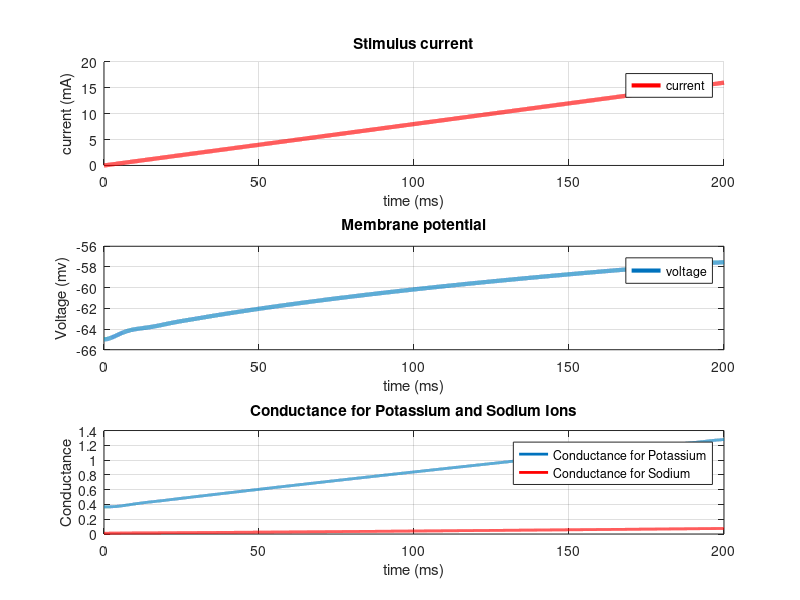

Reproduce this figure in MATLAB.
close all
clear all
clc

% Hodgkin Huxley simulation

%%%%%%%%%%%%%%%%%%%%%%%%%%%%%%%%%%%%%%%%%%%%%
%% I. Parameter %%%%%%%%%%%%%%%%%%%%%%%%%%%%%
simulationTime = 200; %in milliseconds
deltaT=.01;
t=0:deltaT:simulationTime;


%%%%%%%%%%%%%%%%%%%%%%%%%%%%%%%%%%%%%%%%%%%%
%% II. Specification of external current %%%
%I(1:1000) = 0; I(1001:2000) = 3; I(2001:numel(t)) = 0;

% in order to plot result of exercise 2.4 uncomment the following lines
%% rheobase
I = 0.08*t;

%% inhibitory rebound
%I(1:5000) = 0; I(5001:10000) = -3; I(10001:numel(t)) = 0;

%% resonant spiking
%I(1:5000) = 0; I(5001:6000) = 2.05; I(6001:7000) = 0; I(7001:8000) = 2.05; I(8001:9000) = 0; I(9001:10000) = 2.05; I(10001:11000) = 0; I(11001:12000) = 2.05; I(12001:numel(t)) = 0;

%%%%%%%%%%%%%%%%%%%%%%%%%%%%%%%%%%%%%%%%%%%%
%% III. Model parameter %%%%%%%%%%%%%%%%%%%%
gbar_K=36; gbar_Na=120; g_L=.3; % concutivities
E_K = -12; E_Na=115; E_L=10.6; % Nernst potentials
C=1; % membrane capacitance

%%%%%%%%%%%%%%%%%%%%%%%%%%%%%%%%%%%%%%%%%%%%
%% IV. Initial values for Euler %%%%%%%%%%%%
V=0; %Baseline voltage
alpha_n = ( (0.1-0.01*V) / (exp(1  -0.1*V)-1) ); % alpha n gate
alpha_m = ( (2.5- 0.1*V) / (exp(2.5-0.1*V)-1) ); % alpha m gate
alpha_h = 0.07*             exp(-V/20); % alpha h gate
beta_n  = 0.125*            exp(-V/80); % beta n gate
beta_m  = 4*                exp(-V/18); % beta m gate
beta_h  = 1              / (exp(3-0.1*V)+1); % beta h gate

n(1) = alpha_n/(alpha_n+beta_n); % channel activation n gate
m(1) = alpha_m/(alpha_m+beta_m); % channel activation m gate
h(1) = alpha_h/(alpha_h+beta_h); % channel activation h gate

for i=1:numel(t)-1 %Compute coefficients, currents, and derivates at each time step
    
    %%%%%%%%%%%%%%%%%%%%%%%%%%%%%%%%%%%%%%%%%%%%
    %% V. Calculate coefficients %%%%%%%%%%%%%%%
    %Equations here are same as above, just calculating at each time step
    alpha_n(i) = ( (0.1-0.01*V(i)) / (exp(1  -0.1*V(i))-1) );
    alpha_m(i) = ( (2.5- 0.1*V(i)) / (exp(2.5-0.1*V(i))-1) );
    alpha_h(i) = .07*                 exp(-V(i)/20);
    beta_n(i)  = 0.125*               exp(-V(i)/80);
    beta_m(i)  = 4*                   exp(-V(i)/18);
    beta_h(i)  = 1                 / (exp(3-0.1*V(i))+1);
    
    %%%%%%%%%%%%%%%%%%%%%%%%%%%%%%%%%%%%%%%%%%%%
    %% VI. Calculate currents %%%%%%%%%%%%%%%%%%
    I_Na = (m(i)^3) * gbar_Na * h(i) * (V(i)-E_Na); %Equations 3 and 14
    I_K = (n(i)^4) * gbar_K * (V(i)-E_K); %Equations 4 and 6
    I_L = g_L *(V(i)-E_L); %Equation 5
    I_ion = I(i) - I_K - I_Na - I_L; 
    
    %%%%%%%%%%%%%%%%%%%%%%%%%%%%%%%%%%%%%%%%%%%%
    %% VII. Calculate derivatives %%%%%%%%%%%%%%
    V(i+1) = V(i) + deltaT*I_ion/C;
    n(i+1) = n(i) + deltaT*(alpha_n(i) *(1-n(i)) - beta_n(i) * n(i)); %Equation 7
    m(i+1) = m(i) + deltaT*(alpha_m(i) *(1-m(i)) - beta_m(i) * m(i)); %Equation 15
    h(i+1) = h(i) + deltaT*(alpha_h(i) *(1-h(i)) - beta_h(i) * h(i)); %Equation 16

end

V = V-65; %Set resting potential to -65mv to deal with shift

%%%%%%%%%%%%%%%%%%%%%%%%%%%%%%%%%%%%%%%%%%%%
%% VIII. Plot voltage %%%%%%%%%%%%%%%%%%%%%%
figure
subplot(311)
grid on
hold on
plot(t,I,'r','lineWidth',3)
legend('current')
ylabel('current (mA)')
xlabel('time (ms)')
title('Stimulus current')
subplot(312)
plot(t,V,'LineWidth',3)
grid on
hold on
legend({'voltage'})
ylabel('Voltage (mv)')
xlabel('time (ms)')
title('Membrane potential')
subplot(313)
p1 = plot(t,gbar_K*n.^4,'LineWidth',2); % plot potassium conductance
grid on
hold on
p2 = plot(t,gbar_Na*(m.^3).*h,'r','LineWidth',2); % plot sodium conductance
legend([p1, p2], 'Conductance for Potassium', 'Conductance for Sodium')
ylabel('Conductance')
xlabel('time (ms)')
title('Conductance for Potassium and Sodium Ions')
print(gcf,'-depsc','rheobase.eps')